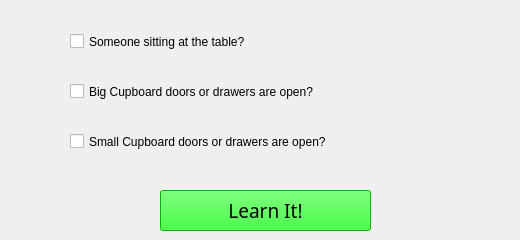
      <widget class="QWidget" name="tab_10">
       <attribute name="title">
        <string>Dining Room</string>
       </attribute>
       <widget class="QCheckBox" name="sittingTableCheckBox">
        <property name="geometry">
         <rect>
          <x>70</x>
          <y>30</y>
          <width>341</width>
          <height>23</height>
         </rect>
        </property>
        <property name="text">
         <string>Someone sitting at the table?</string>
        </property>
       </widget>
       <widget class="QCheckBox" name="bigCupboardCheckBox">
        <property name="geometry">
         <rect>
          <x>70</x>
          <y>80</y>
          <width>421</width>
          <height>23</height>
         </rect>
        </property>
        <property name="text">
         <string>Big Cupboard doors or drawers are open?</string>
        </property>
       </widget>
       <widget class="QCheckBox" name="smallCupboardCheckBox">
        <property name="geometry">
         <rect>
          <x>70</x>
          <y>130</y>
          <width>441</width>
          <height>23</height>
         </rect>
        </property>
        <property name="text">
         <string>Small Cupboard doors or drawers are open?</string>
        </property>
       </widget>
       <widget class="QPushButton" name="diningLearnItPushButton">
        <property name="geometry">
         <rect>
          <x>160</x>
          <y>190</y>
          <width>211</width>
          <height>41</height>
         </rect>
        </property>
        <property name="font">
         <font>
          <family>Sans Serif</family>
          <pointsize>14</pointsize>
          <weight>50</weight>
          <italic>false</italic>
          <bold>false</bold>
         </font>
        </property>
        <property name="styleSheet">
         <string notr="true">background-color: rgb(0, 255, 0);
color: rgb(0, 0, 0);</string>
        </property>
        <property name="text">
         <string>Learn It!</string>
        </property>
       </widget>
      </widget>
